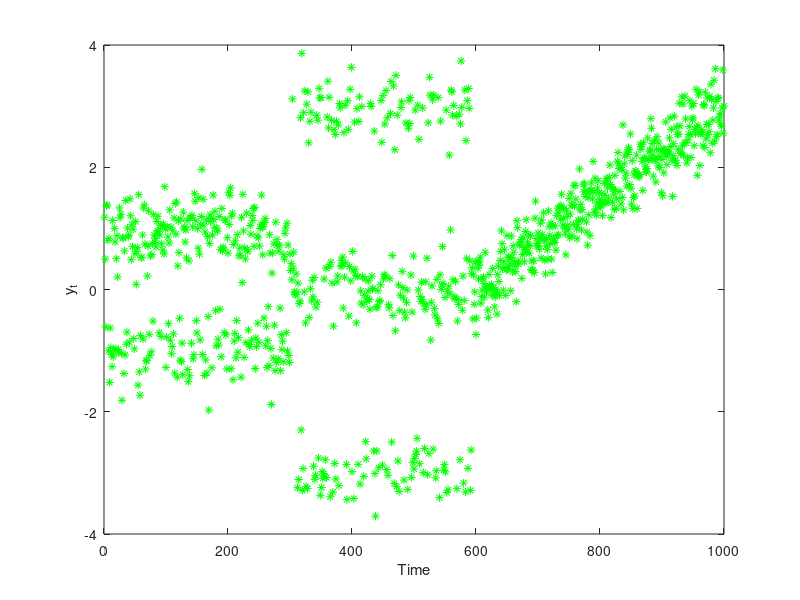

Write the MATLAB code that produced this figure. (Note: this script raises an error after producing the figure.)
%% Matbiips example: Dynamic density estimation
% In this example, we consider the (parametric version) of the dynamic
% Chinese restaurant process derived in the reference below.
%
% Reference: F. Caron, M. Davy, A. Doucet. Generalized Polya Urn for 
% Time-Varying Dirichlet Process Mixtures. Uncertainty in Artificial Intelligence, 2007. 
%
% <http://arxiv.org/ftp/arxiv/papers/1206/1206.5254.pdf>

%% Statistical model in BUGS language
% Content of the file `tvdp.bug':

%%
%
%
%     var c[t_max, clust_max],mu[t_max, clust_max],mu_y[t_max], m[t_max, clust_max],m_up[t_max, clust_max], p[t_max,clust_max],y[t_max,1]
% 
% 
%     model
%     {
%       m[1,1] <- 1
%       c[1,1] <- 1
%       for (i in 2:clust_max)
%       {
%         m[1,i] <- 0
%         c[1,i] <- 0
%       }
%       for (i in 1:clust_max)
%       {
%           mu[1,i] ~ dnorm(mu_0, prec_0)  
%       }
%       y[1,1] ~ dnorm(mu[1,1], prec_y)
%       for (t in 2:t_max)
%       {
%         for (i in 1:clust_max)
%         {
%             m_up[t-1,i] ~ dbinom(rho, m[t-1,i])
%         }
%         p[t,] <- (m_up[t-1,] + alpha/clust_max)/(sum(m_up[t-1,])+alpha)    
%         c[t,] ~ dmulti(p[t,], 1)
%         m[t,] <- m_up[t-1,] + c[t,]
% 
%         # Cluster evolution
%         for (i in 1:clust_max)
%         {
%             mu[t,i] ~ dnorm(gamma * mu[t-1,i] + (1-gamma)*mu_0, 1/(1-gamma^2)*prec_0)
%         }
% 
%         mu_y[t] <- sum(c[t,]*mu[t,])
% 
%         y[t,1] ~ dnorm(mu_y[t], prec_y)
%       }
%     }


%% Installation of Matbiips
% Unzip the Matbiips archive in some folder
% and add the Matbiips folder to the Matlab path
% 

matbiips_path = '../../matbiips/matlab';
addpath(matbiips_path)


%% Load model and sample data
% Model parameters
clust_max = 10;
t_max = 1000;

mu_0 = 0;
prec_0 = 1;
prec_y = 10;
alpha = 3;
rho = .99;
gamma = .99;

%%
% *Sample and plot data*
y = zeros(t_max, 1);
y(1:300) = sqrt(1/prec_y)*randn(300, 1) + 2*(rand(300, 1)>0.4) -1;
u = rand(300, 1);
y(301:600) = sqrt(1/prec_y)*randn(300, 1) + 3*(u>0.25) + 3*(u>0.75)  -3;
mov_mean = linspace(0,3,400);
y(601:1000) = sqrt(1/prec_y)*randn(400, 1) + repmat(mov_mean', 1, 1);
figure
plot(y, '*g')
xlabel('Time')
ylabel('y_t')


%%
% *Compile BUGS model*
data = {'rho', 'gamma', 't_max', 'clust_max', 'y', 'mu_0', 'prec_0', 'prec_y', 'alpha'};
model_filename = 'tvdp.bug'; % BUGS model filename
model = biips_model(model_filename, data); % Create biips model
data = model.data;

%% BiiPS Sequential Monte Carlo
%

%%
% *Parameters of the SMC algorithm*
n_part = 1000; % Number of particles
variables = {'c', 'mu', 'm'}; % Variables to be monitored

%%
% *Run SMC*
out_smc = biips_smc_samples(model, variables, n_part);

%% Plot the true and estimated densities over time
%
stepsize = 20;
n0 = 200;
x0 = linspace(-5,5,n0);
out = zeros(t_max, n0);
out_true = zeros(t_max, n0);
for t=stepsize:stepsize:t_max
    for i=1:n_part
        c_i = logical(out_smc.c.f.values(t, :, i));
        mu_i = out_smc.mu.f.values(t, :, i);
        m_i =   out_smc.m.f.values(t, :, i);
        w_i = out_smc.mu.f.weights(t,1,i);
        out(t, :) = out(t, :) ...
            + w_i*sum( repmat(m_i', 1, n0).*normpdf(repmat(x0, clust_max, 1),...
            repmat(mu_i', 1, n0), 1/sqrt(prec_y)))/sum(m_i);
    end
    if t<301
        out_true(t,:) = .5*normpdf(x0, 1, 1/sqrt(prec_y)) +  .5*normpdf(x0, -1, 1/sqrt(prec_y));
    elseif (t>300 && t<=600)
        out_true(t,:) = .25*normpdf(x0, -3, 1/sqrt(prec_y)) ...
            +  .25*normpdf(x0, 3, 1/sqrt(prec_y)) + .5*normpdf(x0, 0, 1/sqrt(prec_y));
    else
        out_true(t,:) = normpdf(x0, mov_mean(t-600), 1/sqrt(prec_y));
    end
    
end

% True density
figure
for t=stepsize:stepsize:t_max
    line(t*ones(length(x0),1), x0, out_true(t, :), 'color', 'k')
    hold on
end
view(-70,52)
xlabel('Time')
ylabel('y')
zlabel('$F_t(y)$', 'interpreter', 'latex')
title('True Density')

% Estimated density
figure
for t=stepsize:stepsize:t_max
    line(t*ones(length(x0),1), x0, out(t, :), 'color', 'k')
    hold on
end
view(-70,52)
xlabel('Time')
ylabel('y')
zlabel('$\widehat F_t(y)$', 'interpreter', 'latex')
title('Estimated Density')

%% Clear model
% 

biips_clear(model)